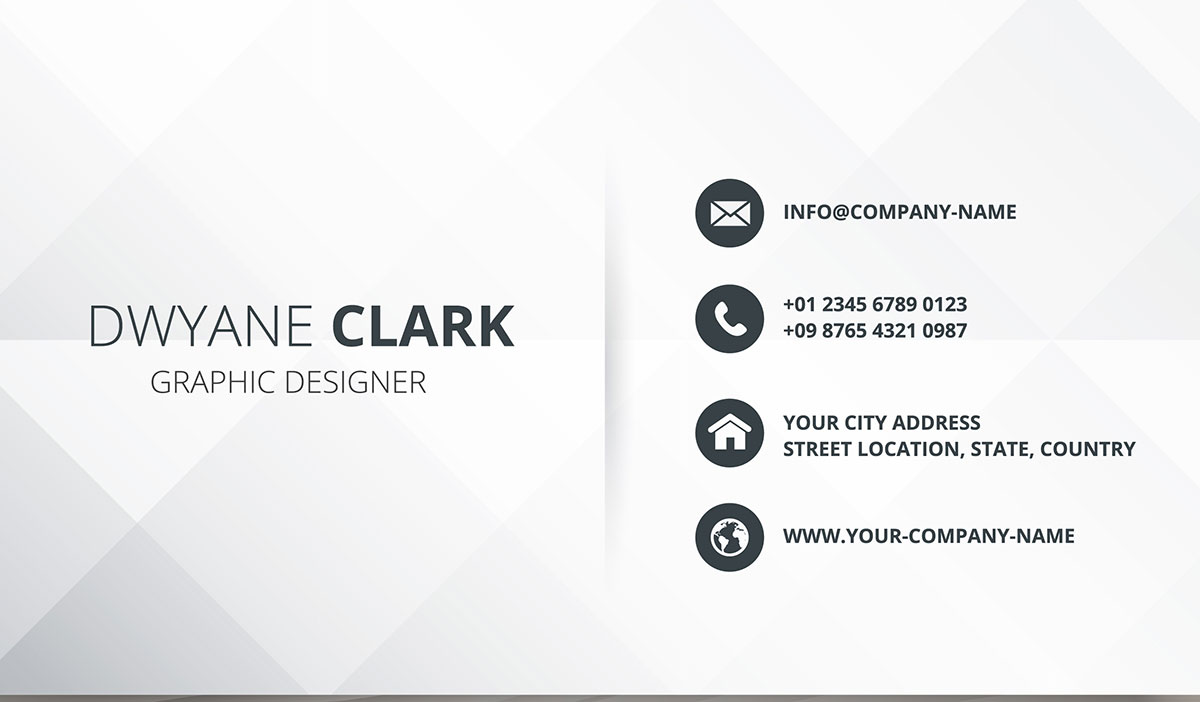
#> input picture example/business-card.jpg, 1200 x 702 px, found by its file name
$ python image_model.py
#> lines starting #> are read from the running program, lines starting #| are printed output that depends on the picture; after the words box and inside, x2 and y2 are one past the last pixel; in counts of white or black regions, pixels touching at a corner belong together
import pytesseract
import cv2

def extract_text_from_image(file_path):
    processed_image = preprocess_image(file_path)
    text = pytesseract.image_to_string(processed_image)
    # Stampa il testo estratto per il debug
    print("Testo estratto:", text)

    #text = parse_extracted_data(text)
    return text

def preprocess_image(image_path):
#> called with image_path = 'path/to/business-card.jpg'
    image = cv2.imread(image_path)
#> image is the input picture: shape (702, 1200, 3); mean B, G, R 239.3, 238.6, 238.2
    if image is None:
        raise ValueError("Immagine non trovata o non valida.")

    gray_image = cv2.cvtColor(image, cv2.COLOR_BGR2GRAY)
    _, thresh_image = cv2.threshold(gray_image, 150, 255, cv2.THRESH_BINARY)
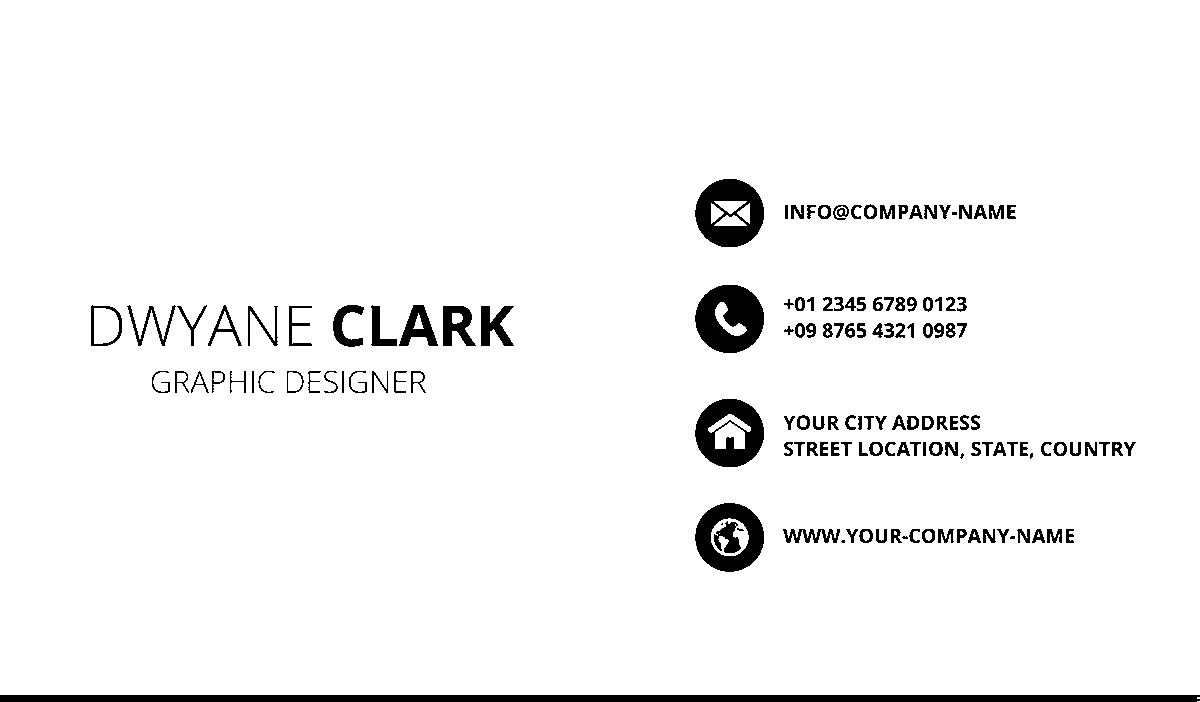
#> thresh_image: shape (702, 1200); 95.7% white; 143 black regions (8 under 20 px), largest, box (x1, y1, x2, y2) and area: (0, 695, 1200, 702) 8391, (695, 285, 764, 353) 3300, (695, 179, 764, 247) 2951
    return thresh_image

def parse_extracted_data(text):
    extracted_data = {
        'name': None,
        'phone': None,
        'email': None,
    }

    # Separiamo le linee del testo
    lines = text.split('\n')
    for line in lines:
        # Verifica se la linea contiene un nome
        if 'nome' in line.lower() or 'name' in line.lower():
            extracted_data['name'] = line.strip()
        # Verifica se la linea contiene un telefono
        elif 'telefono' in line.lower() or 'phone' in line.lower():
            extracted_data['phone'] = line.strip()
        # Verifica se la linea contiene un'email
        elif 'email' in line.lower():
            extracted_data['email'] = line.strip()

    print("Dati estratti:", extracted_data)
    return extracted_data

# Esempio di utilizzo
try:
    data = extract_text_from_image("path/to/business-card.jpg")
except Exception as e:
    print(f"Error processing file: {str(e)}")
